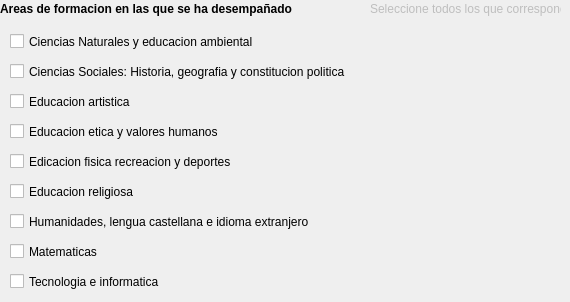
      <widget class="QWidget" name="tabWidgetPage5">
       <attribute name="title">
        <string>5 de 9</string>
       </attribute>
       <widget class="QLabel" name="label_18">
        <property name="geometry">
         <rect>
          <x>0</x>
          <y>0</y>
          <width>391</width>
          <height>18</height>
         </rect>
        </property>
        <property name="font">
         <font>
          <weight>75</weight>
          <bold>true</bold>
         </font>
        </property>
        <property name="text">
         <string>Areas de formacion en las que se ha desempañado</string>
        </property>
       </widget>
       <widget class="QLabel" name="label_19">
        <property name="enabled">
         <bool>false</bool>
        </property>
        <property name="geometry">
         <rect>
          <x>370</x>
          <y>0</y>
          <width>191</width>
          <height>18</height>
         </rect>
        </property>
        <property name="font">
         <font>
          <pointsize>9</pointsize>
          <underline>false</underline>
          <strikeout>false</strikeout>
         </font>
        </property>
        <property name="text">
         <string>Seleccione todos los que correspondan</string>
        </property>
       </widget>
       <widget class="QCheckBox" name="naturales">
        <property name="geometry">
         <rect>
          <x>10</x>
          <y>30</y>
          <width>281</width>
          <height>23</height>
         </rect>
        </property>
        <property name="text">
         <string>Ciencias Naturales y educacion ambiental</string>
        </property>
       </widget>
       <widget class="QCheckBox" name="sociales">
        <property name="geometry">
         <rect>
          <x>10</x>
          <y>60</y>
          <width>381</width>
          <height>23</height>
         </rect>
        </property>
        <property name="text">
         <string>Ciencias Sociales: Historia, geografia y constitucion politica</string>
        </property>
       </widget>
       <widget class="QCheckBox" name="artistica">
        <property name="geometry">
         <rect>
          <x>10</x>
          <y>90</y>
          <width>171</width>
          <height>23</height>
         </rect>
        </property>
        <property name="text">
         <string>Educacion artistica</string>
        </property>
       </widget>
       <widget class="QCheckBox" name="etica">
        <property name="geometry">
         <rect>
          <x>10</x>
          <y>120</y>
          <width>261</width>
          <height>23</height>
         </rect>
        </property>
        <property name="text">
         <string>Educacion etica y valores humanos</string>
        </property>
       </widget>
       <widget class="QCheckBox" name="fisica">
        <property name="geometry">
         <rect>
          <x>10</x>
          <y>150</y>
          <width>281</width>
          <height>23</height>
         </rect>
        </property>
        <property name="text">
         <string>Edicacion fisica recreacion y deportes</string>
        </property>
       </widget>
       <widget class="QCheckBox" name="religiosa">
        <property name="geometry">
         <rect>
          <x>10</x>
          <y>180</y>
          <width>231</width>
          <height>23</height>
         </rect>
        </property>
        <property name="text">
         <string>Educacion religiosa</string>
        </property>
       </widget>
       <widget class="QCheckBox" name="humanidades">
        <property name="geometry">
         <rect>
          <x>10</x>
          <y>210</y>
          <width>341</width>
          <height>23</height>
         </rect>
        </property>
        <property name="text">
         <string>Humanidades, lengua castellana e idioma extranjero</string>
        </property>
       </widget>
       <widget class="QCheckBox" name="matematicas">
        <property name="geometry">
         <rect>
          <x>10</x>
          <y>240</y>
          <width>151</width>
          <height>23</height>
         </rect>
        </property>
        <property name="text">
         <string>Matematicas</string>
        </property>
       </widget>
       <widget class="QCheckBox" name="tecnologia">
        <property name="geometry">
         <rect>
          <x>10</x>
          <y>270</y>
          <width>201</width>
          <height>23</height>
         </rect>
        </property>
        <property name="text">
         <string>Tecnologia e informatica</string>
        </property>
       </widget>
      </widget>
